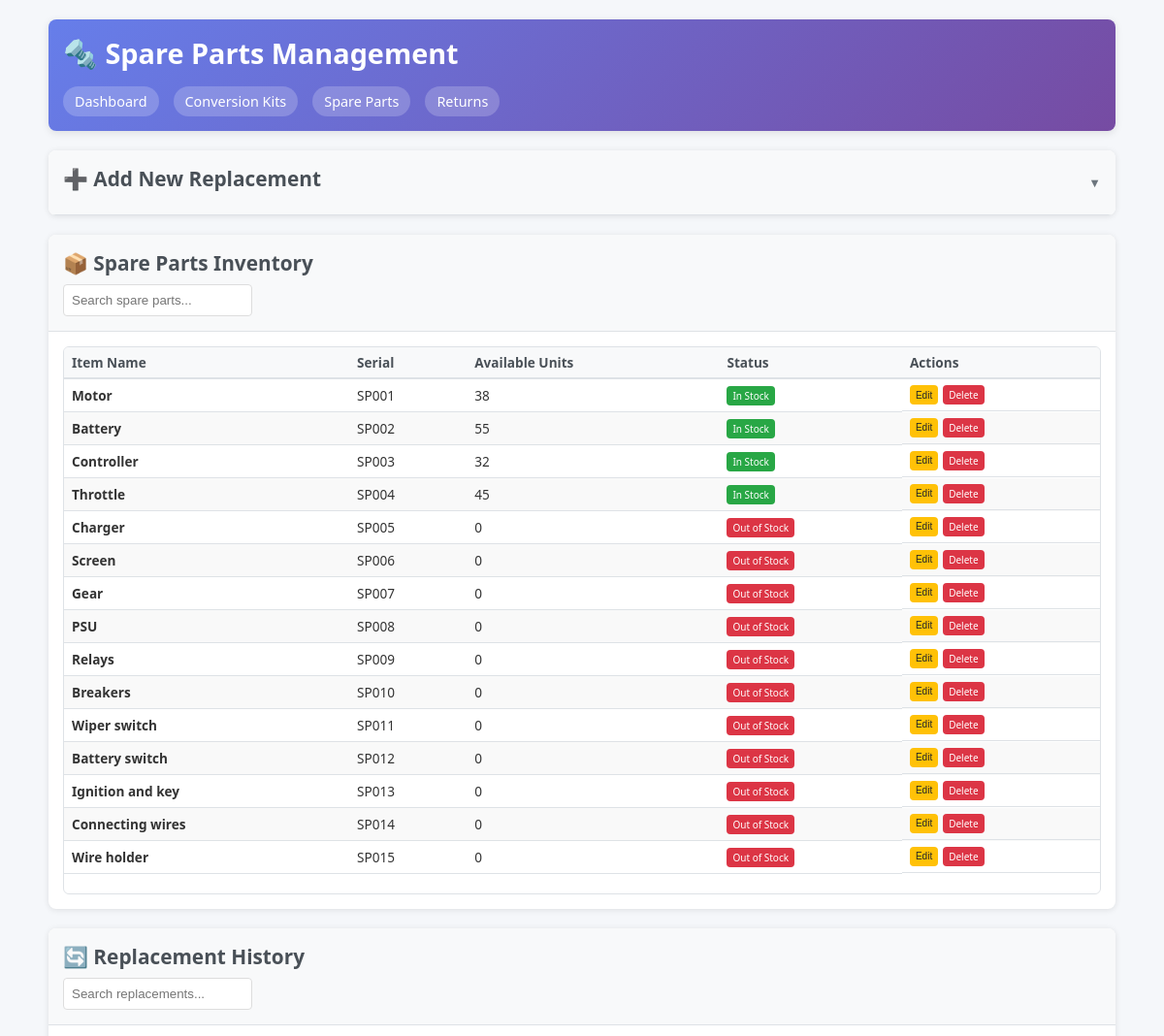
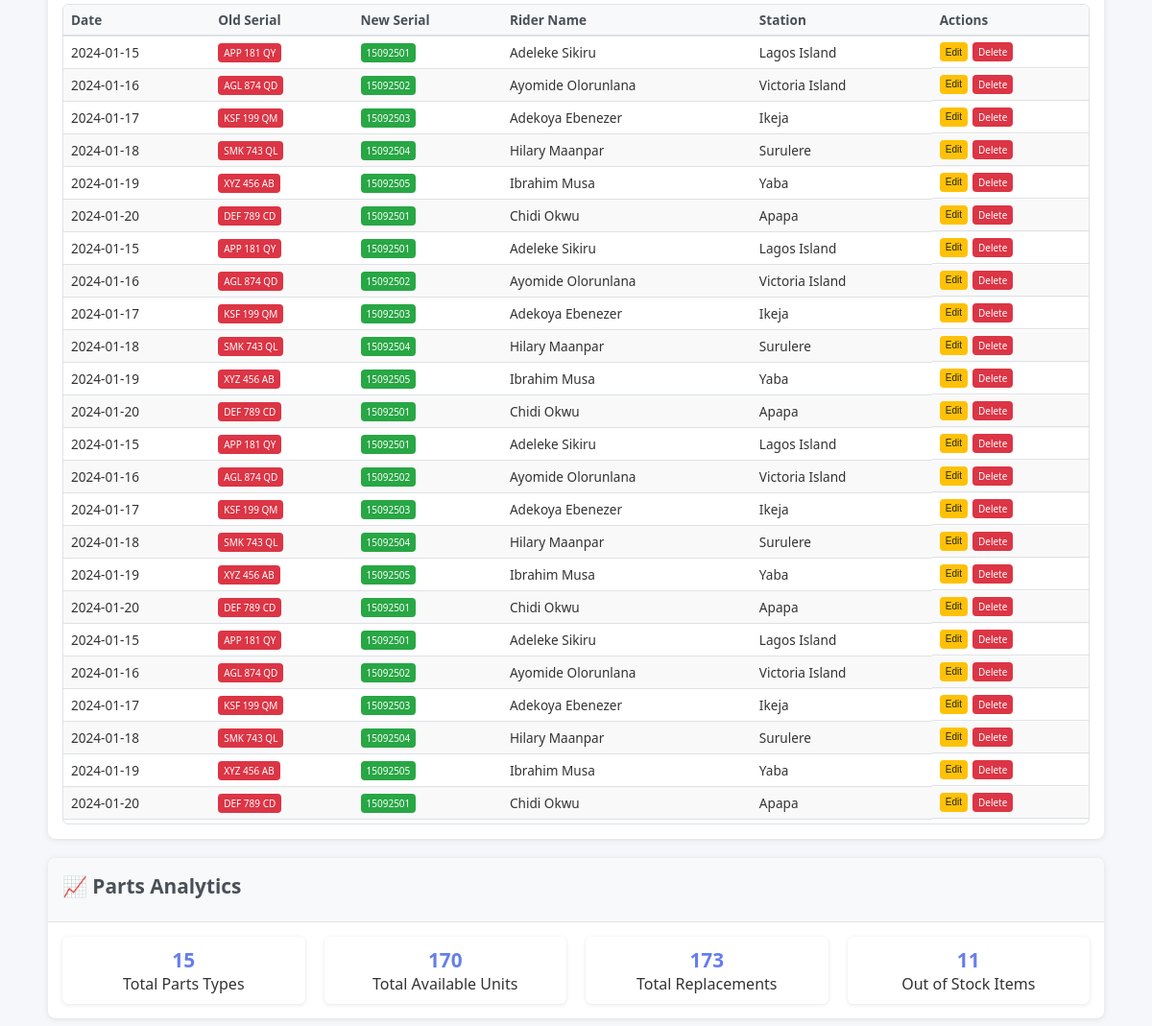
The page /spare_parts on the database its author committed (2 pictures, top to bottom).
### tables this page shows
CREATE TABLE items (
            id INTEGER PRIMARY KEY AUTOINCREMENT,
            serial TEXT UNIQUE,
            item_name TEXT NOT NULL,
            item_type TEXT NOT NULL,  -- e.g., 'conversion_kit', 'spare_part', 'return'
            admin TEXT,
            created_at TEXT,
            units_imported INTEGER DEFAULT 0,
            units_installed INTEGER DEFAULT 0,
            units_available INTEGER DEFAULT 0
        );

CREATE TABLE allocations (
            id INTEGER PRIMARY KEY AUTOINCREMENT,
            date TEXT,
            item_id INTEGER,
            old_item_serial TEXT,
            new_item_serial TEXT,
            rider_number TEXT,
            rider_name TEXT,
            released_to TEXT,
            link TEXT,
            station TEXT,
            FOREIGN KEY (item_id) REFERENCES items(id)
        );

### app.py (the view)
@app.route('/spare_parts')
def spare_parts():
    try:
        conn = database.get_db_connection()
        parts = conn.execute("SELECT * FROM items WHERE item_type = 'spare_part'").fetchall()
        replacements = conn.execute('SELECT * FROM allocations WHERE old_item_serial IS NOT NULL').fetchall()
        conn.close()
        return render_template('spare_parts.html', parts=parts, replacements=replacements)
    except Exception as e:
        database.init_db()
        return redirect(url_for('spare_parts'))

### database.py (called while the page is built)
def get_db_connection():
    db_path = os.environ.get('DATABASE_PATH', 'inventory.db')
    conn = sqlite3.connect(db_path)
    conn.row_factory = sqlite3.Row
    return conn

### templates/spare_parts.html (shortened to what this page needs)
<!DOCTYPE html>
<html lang="en">
<head>
    <link rel="stylesheet" href="{{ url_for('static', filename='style.css') }}">
</head>
<body>
    <div class="container">
        <div class="header">
            <h1>🔩 Spare Parts Management</h1>
            <nav class="nav">
                <a href="/">Dashboard</a>
                <a href="/conversion_kits">Conversion Kits</a>
                <a href="/spare_parts">Spare Parts</a>
                <a href="/returns">Returns</a>
            </nav>
        </div>
        <div class="section">
            <div class="section-header dropdown-toggle" onclick="toggleDropdown('addReplacementDropdown')">
                <h2>➕ Add New Replacement</h2>
                <span class="dropdown-arrow">▼</span>
            </div>
        </div>
        <div class="section">
            <div class="section-header">
                <h2>📦 Spare Parts Inventory</h2>
                <input type="text" id="partsSearch" placeholder="Search spare parts..." onkeyup="searchTable('partsSearch', 'partsTable')" style="padding: 8px; border: 1px solid #ddd; border-radius: 4px;">
            </div>
            <div class="section-content scrollable-content">
                <div class="table-wrapper">
                    <table id="partsTable">
                        <thead>
                            <tr><th>Item Name</th><th>Serial</th><th>Available Units</th><th>Status</th><th>Actions</th></tr>
                        </thead>
                        <tbody>
                            {% for part in parts %}
                            <tr>
                                <td><strong>{{ part['item_name'] }}</strong></td>
                                <td>{{ part['serial'] or 'N/A' }}</td>
                                <td>{{ part['units_available'] or 0 }}</td>
                                <td>
                                    {% set available = part['units_available'] or 0 %}
                                    {% if available > 5 %}
                                        <span class="btn btn-success btn-sm">In Stock</span>
                                    {% elif available > 0 %}
                                        <span class="btn btn-warning btn-sm">Low Stock</span>
                                    {% else %}
                                        <span class="btn btn-danger btn-sm">Out of Stock</span>
                                    {% endif %}
                                </td>
                                <td class="actions">
                                    <button class="btn btn-warning btn-sm" onclick="editItem({{ part['id'] }}, '{{ part['serial'] or '' }}', '{{ part['item_name'] }}', '{{ part['item_type'] }}', '{{ part['admin'] or '' }}', '{{ part['created_at'] or '' }}', {{ part['units_imported'] or 0 }}, {{ part['units_installed'] or 0 }}, {{ part['units_available'] or 0 }})">Edit</button>
                                    <a href="/delete_item/{{ part['id'] }}" class="btn btn-danger btn-sm" onclick="return confirm('Delete this spare part?')">Delete</a>
                                </td>
                            </tr>
                            {% endfor %}
                        </tbody>
                    </table>
                </div>
            </div>
        </div>
        <div class="section">
            <div class="section-header">
                <h2>🔄 Replacement History</h2>
                <input type="text" id="replacementSearch" placeholder="Search replacements..." onkeyup="searchTable('replacementSearch', 'replacementTable')" style="padding: 8px; border: 1px solid #ddd; border-radius: 4px;">
            </div>
            <div class="section-content scrollable-content">
                <div class="table-wrapper">
                    <table id="replacementTable">
                        <thead>
                            <tr><th>Date</th><th>Old Serial</th><th>New Serial</th><th>Rider Name</th><th>Station</th><th>Actions</th></tr>
                        </thead>
                        <tbody>
                            {% for rep in replacements %}
                            <tr>
                                <td>{{ rep['date'] }}</td>
                                <td><span class="btn btn-danger btn-sm">{{ rep['old_item_serial'] }}</span></td>
                                <td><span class="btn btn-success btn-sm">{{ rep['new_item_serial'] }}</span></td>
                                <td>{{ rep['rider_name'] }}</td>
                                <td>{{ rep['station'] or 'N/A' }}</td>
                                <td class="actions">
                                    <button class="btn btn-warning btn-sm" onclick="editReplacement({{ rep['id'] }}, '{{ rep['date'] }}', '{{ rep['old_item_serial'] }}', '{{ rep['new_item_serial'] }}', '{{ rep['rider_name'] }}', '{{ rep['rider_number'] or '' }}', '{{ rep['station'] or '' }}')">Edit</button>
                                    <a href="/delete_replacement/{{ rep['id'] }}" class="btn btn-danger btn-sm" onclick="return confirm('Delete this replacement?')">Delete</a>
                                </td>
                            </tr>
                            {% endfor %}
                        </tbody>
                    </table>
                </div>
            </div>
        </div>
        <div class="section">
            <div class="section-header">
                <h2>📈 Parts Analytics</h2>
            </div>
            <div class="section-content">
                <div style="display: grid; grid-template-columns: repeat(auto-fit, minmax(200px, 1fr)); gap: 20px;">
                    <div class="stat-card">
                        <div class="stat-number">{{ parts|length }}</div>
                        <div>Total Parts Types</div>
                    </div>
                    <div class="stat-card">
                        <div class="stat-number">{{ parts|selectattr('units_available')|map(attribute='units_available')|sum or 0 }}</div>
                        <div>Total Available Units</div>
                    </div>
                    <div class="stat-card">
                        <div class="stat-number">{{ replacements|length }}</div>
                        <div>Total Replacements</div>
                    </div>
                    <div class="stat-card">
                        <div class="stat-number">{{ parts|selectattr('units_available', 'equalto', 0)|list|length }}</div>
                        <div>Out of Stock Items</div>
                    </div>
                </div>
            </div>
        </div>
    </div>
</body>
</html>

### static/style.css (style rules this page uses)
* { margin: 0; padding: 0; box-sizing: border-box; }
html { font-size: clamp(14px, 2vw, 16px); }
body { font-family: 'Segoe UI', Tahoma, Geneva, Verdana, sans-serif; background: #f5f7fa; color: #333; min-height: 100vh; overflow-x: hidden; }
.container { max-width: 95vw; margin: 0 auto; padding: clamp(10px, 3vw, 20px); height: 100vh; overflow-y: auto; }
.header { background: linear-gradient(135deg, #667eea 0%, #764ba2 100%); color: white; padding: 15px; margin-bottom: 20px; border-radius: 8px; box-shadow: 0 2px 8px rgba(0,0,0,0.1); }
.header h1 { font-size: 1.8rem; margin-bottom: 8px; }
.nav { display: flex; gap: clamp(8px, 2vw, 15px); margin-top: clamp(10px, 3vw, 15px); flex-wrap: wrap; }
.nav a { color: white; text-decoration: none; padding: 6px 12px; background: rgba(255,255,255,0.2); border-radius: 20px; transition: all 0.3s; font-size: 0.9rem; }
.stat-card { background: white; padding: 10px 12px; border-radius: 6px; box-shadow: 0 1px 4px rgba(0,0,0,0.1); text-align: center; }
.stat-number { font-size: 1.3rem; font-weight: bold; color: #667eea; }
.section { background: white; margin-bottom: 20px; border-radius: 8px; box-shadow: 0 1px 6px rgba(0,0,0,0.1); overflow: hidden; display: flex; flex-direction: column; }
.section-header { background: #f8f9fa; padding: 15px; border-bottom: 1px solid #dee2e6; flex-shrink: 0; }
.section-header h2 { color: #495057; margin-bottom: 8px; font-size: 1.3rem; }
.section-content { padding: 15px; overflow-y: auto; flex: 1; min-height: 0; }
table { width: 100%; border-collapse: collapse; margin-bottom: clamp(15px, 3vw, 20px); font-size: clamp(0.8rem, 2vw, 0.9rem); }
.table-wrapper { overflow: auto; -webkit-overflow-scrolling: touch; max-height: 40vh; position: relative; border: 1px solid #dee2e6; border-radius: 6px; }
th, td { padding: 6px 8px; text-align: left; border-bottom: 1px solid #dee2e6; font-size: 0.85rem; }
th { background: #f8f9fa; font-weight: 600; color: #495057; position: sticky; top: 0; z-index: 10; border-bottom: 2px solid #dee2e6; }
tbody tr:nth-child(even) { background-color: #f9f9f9; }
.btn { padding: 6px 12px; border: none; border-radius: 4px; cursor: pointer; font-size: 12px; transition: all 0.3s; text-decoration: none; display: inline-block; }
.btn-success { background: #28a745; color: white; }
.btn-danger { background: #dc3545; color: white; }
.btn-warning { background: #ffc107; color: #212529; }
.btn-sm { padding: 3px 6px; font-size: 10px; }
.actions { display: flex; gap: 5px; }
.scrollable-content { scrollbar-width: thin; scrollbar-color: #ccc #f1f1f1; scroll-behavior: smooth; }
.dropdown-toggle { cursor: pointer; user-select: none; display: flex; align-items: center; justify-content: space-between; transition: background-color 0.2s ease; }
.dropdown-arrow { transition: transform 0.3s ease; font-size: 0.8em; color: #6c757d; }

### rows shown on the page
items: item_name "Motor", serial "SP001", units_available "38", shows "In Stock"
items: item_name "Battery", serial "SP002", units_available "55", shows "In Stock"
items: item_name "Controller", serial "SP003", units_available "32", shows "In Stock"
items: item_name "Throttle", serial "SP004", units_available "45", shows "In Stock"
items: item_name "Charger", serial "SP005", units_available "0", shows "Out of Stock"
items: item_name "Screen", serial "SP006", units_available "0", shows "Out of Stock"
items: item_name "Gear", serial "SP007", units_available "0", shows "Out of Stock"
items: item_name "PSU", serial "SP008", units_available "0", shows "Out of Stock"
items: item_name "Relays", serial "SP009", units_available "0", shows "Out of Stock"
items: item_name "Breakers", serial "SP010", units_available "0", shows "Out of Stock"
items: item_name "Wiper switch", serial "SP011", units_available "0", shows "Out of Stock"
items: item_name "Battery switch", serial "SP012", units_available "0", shows "Out of Stock"
items: item_name "Ignition and key", serial "SP013", units_available "0", shows "Out of Stock"
items: item_name "Connecting wires", serial "SP014", units_available "0", shows "Out of Stock"
items: item_name "Wire holder", serial "SP015", units_available "0", shows "Out of Stock"
allocations: date "2024-01-15", old_item_serial "APP 181 QY", new_item_serial "15092501", rider_name "Adeleke Sikiru", station "Lagos Island"
allocations: date "2024-01-16", old_item_serial "AGL 874 QD", new_item_serial "15092502", rider_name "Ayomide Olorunlana", station "Victoria Island"
allocations: date "2024-01-17", old_item_serial "KSF 199 QM", new_item_serial "15092503", rider_name "Adekoya Ebenezer", station "Ikeja"
allocations: date "2024-01-18", old_item_serial "SMK 743 QL", new_item_serial "15092504", rider_name "Hilary Maanpar", station "Surulere"
allocations: date "2024-01-19", old_item_serial "XYZ 456 AB", new_item_serial "15092505", rider_name "Ibrahim Musa", station "Yaba"
allocations: date "2024-01-20", old_item_serial "DEF 789 CD", new_item_serial "15092501", rider_name "Chidi Okwu", station "Apapa"
allocations: date "2024-01-15", old_item_serial "APP 181 QY", new_item_serial "15092501", rider_name "Adeleke Sikiru", station "Lagos Island"
allocations: date "2024-01-16", old_item_serial "AGL 874 QD", new_item_serial "15092502", rider_name "Ayomide Olorunlana", station "Victoria Island"
allocations: date "2024-01-17", old_item_serial "KSF 199 QM", new_item_serial "15092503", rider_name "Adekoya Ebenezer", station "Ikeja"
allocations: date "2024-01-18", old_item_serial "SMK 743 QL", new_item_serial "15092504", rider_name "Hilary Maanpar", station "Surulere"
allocations: date "2024-01-19", old_item_serial "XYZ 456 AB", new_item_serial "15092505", rider_name "Ibrahim Musa", station "Yaba"
allocations: date "2024-01-20", old_item_serial "DEF 789 CD", new_item_serial "15092501", rider_name "Chidi Okwu", station "Apapa"
allocations: date "2024-01-15", old_item_serial "APP 181 QY", new_item_serial "15092501", rider_name "Adeleke Sikiru", station "Lagos Island"
allocations: date "2024-01-16", old_item_serial "AGL 874 QD", new_item_serial "15092502", rider_name "Ayomide Olorunlana", station "Victoria Island"
allocations: date "2024-01-17", old_item_serial "KSF 199 QM", new_item_serial "15092503", rider_name "Adekoya Ebenezer", station "Ikeja"
allocations: date "2024-01-18", old_item_serial "SMK 743 QL", new_item_serial "15092504", rider_name "Hilary Maanpar", station "Surulere"
allocations: date "2024-01-19", old_item_serial "XYZ 456 AB", new_item_serial "15092505", rider_name "Ibrahim Musa", station "Yaba"
allocations: date "2024-01-20", old_item_serial "DEF 789 CD", new_item_serial "15092501", rider_name "Chidi Okwu", station "Apapa"
allocations: date "2024-01-15", old_item_serial "APP 181 QY", new_item_serial "15092501", rider_name "Adeleke Sikiru", station "Lagos Island"
allocations: date "2024-01-16", old_item_serial "AGL 874 QD", new_item_serial "15092502", rider_name "Ayomide Olorunlana", station "Victoria Island"
allocations: date "2024-01-17", old_item_serial "KSF 199 QM", new_item_serial "15092503", rider_name "Adekoya Ebenezer", station "Ikeja"
allocations: date "2024-01-18", old_item_serial "SMK 743 QL", new_item_serial "15092504", rider_name "Hilary Maanpar", station "Surulere"
allocations: date "2024-01-19", old_item_serial "XYZ 456 AB", new_item_serial "15092505", rider_name "Ibrahim Musa", station "Yaba"
allocations: date "2024-01-20", old_item_serial "DEF 789 CD", new_item_serial "15092501", rider_name "Chidi Okwu", station "Apapa"

### other values the page prints
{{ parts|length }} "15"
{{ replacements|length }} "173"
{{ parts|selectattr('units_available', 'equalto', 0)|list|length }} "11"
